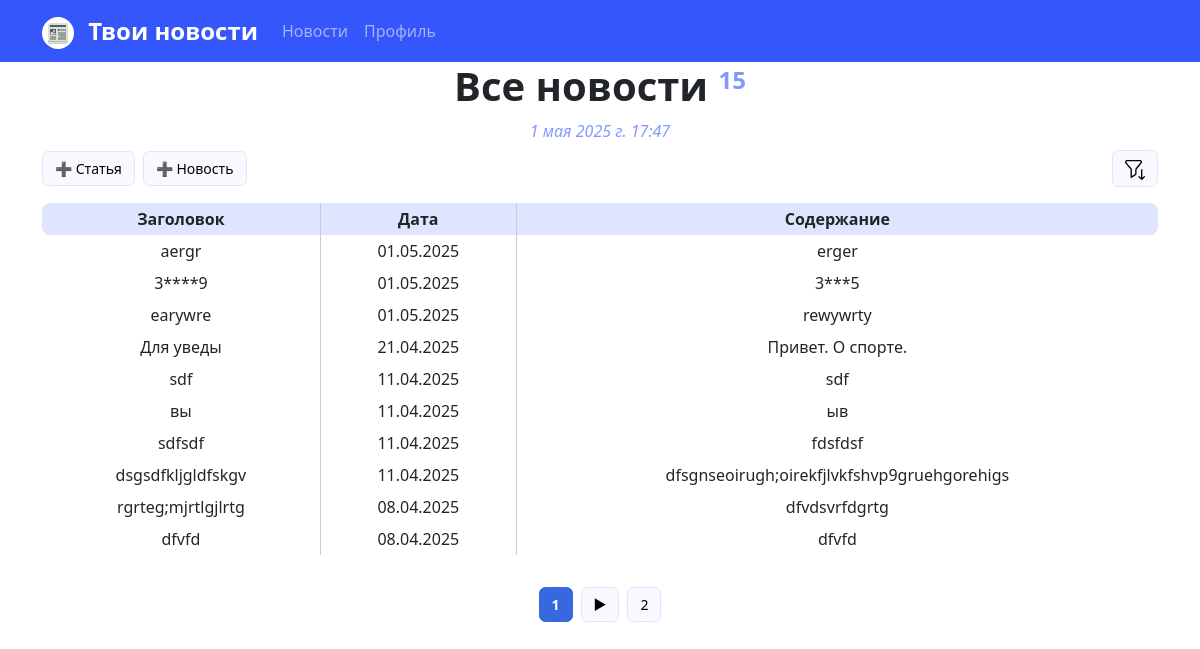
Screenshot of / (signed in) with the database file from the repository.
### news/models.py (models this page shows, shortened)
class Post(models.Model):
    article = 'AR'
    news = 'NE'
    POSITIONS = [
        (article, 'Cтатья'),
        (news, 'Новость')
    ]
    author = models.ForeignKey(account_models.Author, on_delete=models.CASCADE)
    type = models.CharField(max_length=2, choices=POSITIONS, default=article)
    created = models.DateTimeField(auto_now_add=True)
    category = models.ManyToManyField(Category, through='PostCategory')
    title = models.CharField(max_length=255)
    content = models.TextField()
    rating = models.FloatField(default=0)

### news/views.py (the view)
# urls.py: path('', NewsListView.as_view(), name='news-list'),
class NewsListView(LoginRequiredMixin, ListView):
    model = Post
    ordering = '-created'
    template_name = 'news/news_list.html'
    context_object_name = 'news'
    paginate_by = 10
    def get_context_data(self, **kwargs):
        ctx = super().get_context_data(**kwargs)
        ctx['time_now'] = timezone.now()
        ctx['selected_category'] = None
        return ctx

### news/templatetags/custom_filters.py (called while the page is built)
@register.filter
def censor(value):
    if type(value) != str:
        raise TypeError('The value must be a string')
    for word in value.translate(str.maketrans('', '', string.punctuation)).split():
        if len(word) > 1:
            if not word[1:].isupper() and not word[1:].islower():
                value = value.replace(word[1:-1], '*' * len(word[1:-1]))
    return value

### news/templatetags/custom_tags.py (called while the page is built)
@register.simple_tag()
def news_counter():
    return Post.objects.count()

@register.simple_tag(takes_context=True)
def url_replace(context, **kwargs):
   d = context['request'].GET.copy()
   for k, v in kwargs.items():
       d[k] = v
   return d.urlencode()

@register.filter(name='has_group')
def has_group(user, group_name):
    return user.groups.filter(name=group_name).exists()

### templates/news/news_list.html (shortened to what this page needs)
{% extends 'flatpages/default.html' %}
{% load custom_filters %}
{% load custom_tags %}
{% load static %}
{% block content %}
<h1><b>Все новости <sup style="font-size: 0.6em; color: #8199ff;">{% news_counter %}</sup></b></h1>
<h5><i><span style="color: #8199ff; font-size: 0.8em;">{{ time_now }}</span></i></h5>
{% if request.user|has_group:"authors" %}
<div style="display: flex; justify-content: space-between; align-items: center; margin-bottom: 1rem;">
    <div style="display: flex; gap: 0.5rem;">
        <a href="/articles/create/" class="page-btn" title="Создать статью">➕ Статья</a>
        <a href="/news/create/" class="page-btn" title="Создать новость">➕ Новость</a>
    </div>
    {% if filterset %}
        <a href="/news/" class="page-btn">
            <img src="{% static 'img/filter_close.svg' %}" alt="Фильтры" style="width: 20px; height: 20px;">
        </a>
    {% else %}
        <a href="search/" class="page-btn">
            <img src="{% static 'img/filter_open.svg' %}" alt="Фильтры" style="width: 20px; height: 20px;">
        </a>
    {% endif %}
</div>
{% endif %}
{% if news %}
    <table style="width: 100%; margin-top: 1rem;">
        <tr>
            <td class="col-title" style="border-top-left-radius: 0.5rem; border-bottom-left-radius: 0.5rem;"><b>Заголовок</b></td>
            <td class="col-title"><b>Дата</b></td>
            <td class="col-title" style="border-top-right-radius: 0.5rem; border-bottom-right-radius: 0.5rem;"><b>Содержание</b></td>
        </tr>
        {% for item in news %}
        <tr class="clickable-row" onclick="window.location.href='{% url 'news-current' item.pk %}';" style="cursor: pointer;">
            <td class="col-row">{{ item.title|censor }}</td>
            <td class="col-row">{{ item.created|date:"d.m.Y" }}</td>
            <td class="col-content">{{ item.content|censor|truncatewords:20 }}</td>
        </tr>
        {% endfor %}
    </table>
{% else %}
    <h2>Нет новостей!</h2>
{% endif %}
{% if paginator.num_pages > 1 %}
<div style="margin-top: 2rem; display: flex; justify-content: center; gap: 0.5rem; flex-wrap: wrap;">
    <span class="page-btn current">{{ page_obj.number }}</span>
    {% if page_obj.has_next %}
        <a href="?{% url_replace page=page_obj.next_page_number %}" class="page-btn">▶</a>
        <a href="?{% url_replace page=paginator.num_pages %}" class="page-btn">{{ paginator.num_pages }}</a>
    {% endif %}
</div>
{% endif %}
{% endblock content %}

### templates/news/news_list.html (style rules this page uses)
.page-btn { display: inline-block; padding: 6px 12px; font-size: 14px; color: #000000; border: 1px solid #e0e5ff; border-radius: 0.4rem; text-decoration: none; background-color: #f7f9ff; transition: all 0.2s; }
.page-btn.current { background-color: #3668df; color: white; font-weight: bold; border: 1px solid #3668df; cursor: default; }

### rows the page displays
Post: title|censor "aergr", created "01.05.2025", content|censor "erger"
Post: title|censor "3****9", created "01.05.2025", content|censor "3***5"
Post: title|censor "earywre", created "01.05.2025", content|censor "rewywrty"
Post: title|censor "Для уведы", created "21.04.2025", content|censor "Привет. О спорте."
Post: title|censor "sdf", created "11.04.2025", content|censor "sdf"
Post: title|censor "вы", created "11.04.2025", content|censor "ыв"
Post: title|censor "sdfsdf", created "11.04.2025", content|censor "fdsfdsf"
Post: title|censor "dsgsdfkljgldfskgv", created "11.04.2025", content|censor "dfsgnseoirugh;oirekfjlvkfshvp9gruehgorehigs"
Post: title|censor "rgrteg;mjrtlgjlrtg", created "08.04.2025", content|censor "dfvdsvrfdgrtg"
Post: title|censor "dfvfd", created "08.04.2025", content|censor "dfvfd"

### other values shown
{{ time_now }} "1 мая 2025 г. 17:47"
{{ page_obj.number }} "1"
{{ paginator.num_pages }} "2"
